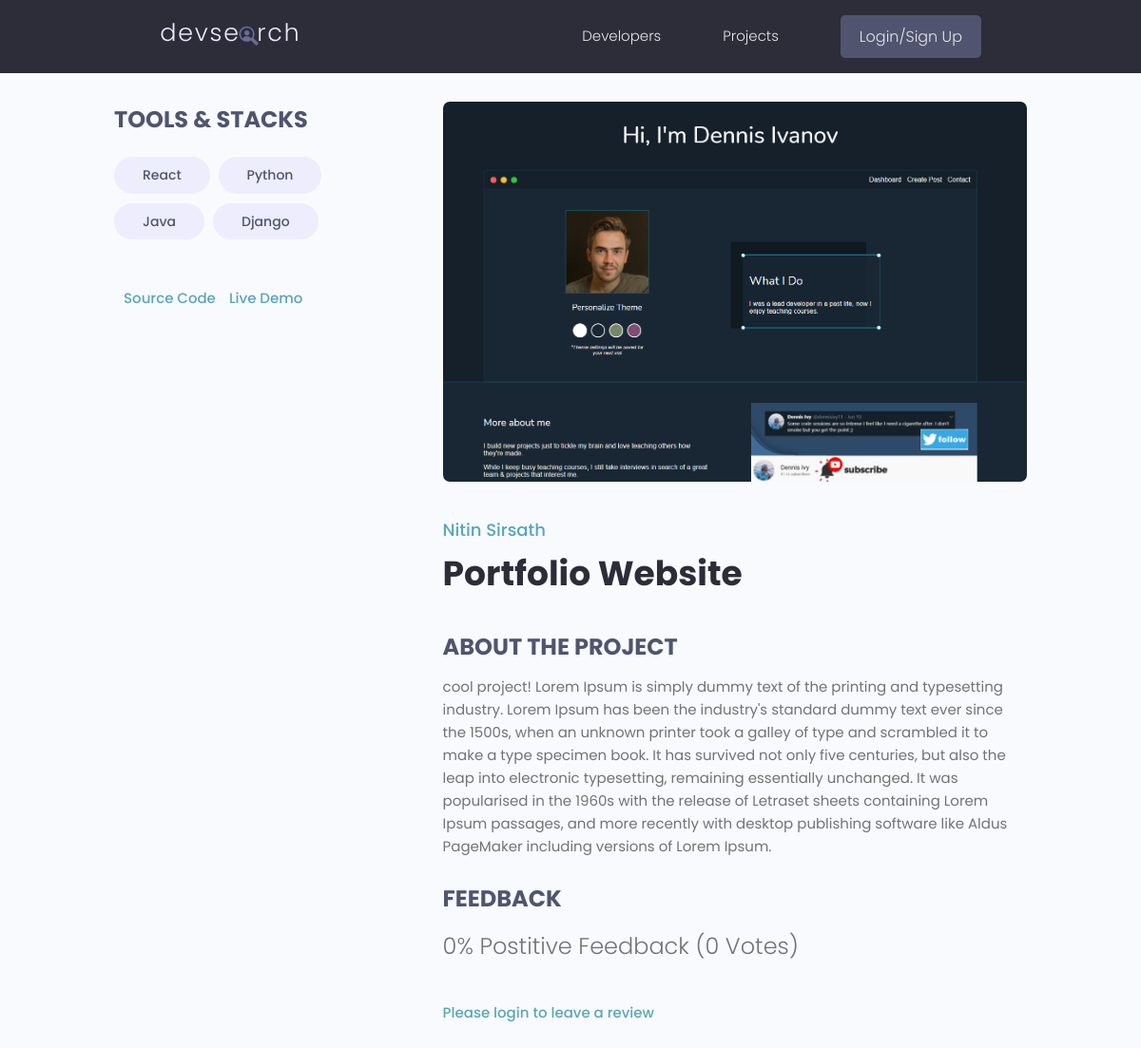
The page /projects/single-project/c6b682d4-9e07-498a-80af-cfb41645313d/ on the database its author committed.
### projects/models.py (models this page shows, shortened)
class Tag(models.Model):
    name = models.CharField(max_length=200)
    created = models.DateTimeField(auto_now_add=True)
    id = models.UUIDField(default=uuid.uuid4, unique=True, primary_key=True, editable=False)
    def __str__(self):
        return self.name

class Project(models.Model):
    owner = models.ForeignKey(Profile, null=True, blank=True, on_delete=models.SET_NULL)
    title = models.CharField(max_length=200)
    description = models.TextField(null=True, blank=True)
    featured_image = models.ImageField(null=True, blank=True, default="default.jpg")
    demo_link = models.CharField(max_length=2000, null=True, blank=True)
    source_link = models.CharField(max_length=2000, null=True, blank=True)
    created = models.DateTimeField(auto_now_add=True)
    id = models.UUIDField(default=uuid.uuid4, unique=True, primary_key=True, editable=False)
    tags = models.ManyToManyField('Tag', blank=True)
    vote_total = models.IntegerField(default=0, null=True, blank=True)
    vote_ratio = models.IntegerField(default=0, null=True, blank=True)
    class Meta:
        ordering = ['created']
    @property
    def reviewers(self):        #so this function is getting a list of user id who reviewd this project
        queryset = self.review_set.all().values_list('owner__id', flat=True)
        return queryset

### users/models.py (models this page shows, shortened)
class Profile(models.Model):
    user = models.OneToOneField(User, on_delete=models.CASCADE, null=True, blank=True)
    name = models.CharField(max_length=200, null=True, blank=True)
    email = models.EmailField(max_length=500, null=True, blank=True)
    username = models.CharField(max_length=200, null=True, blank=True)
    location = models.CharField(max_length=200, null=True, blank=True)
    short_intro = models.CharField(max_length=200, null=True, blank=True)
    bio = models.TextField(null=True, blank=True)
    profile_image = models.ImageField(null=True, blank=True, upload_to='profiles/', default='profiles/user-default.png')
    social_github = models.CharField(max_length=200, null=True, blank=True)
    social_twitter = models.CharField(max_length=200, null=True, blank=True)
    social_linkedin = models.CharField(max_length=200, null=True, blank=True)
    social_youtube = models.CharField(max_length=200, null=True, blank=True)
    social_website = models.CharField(max_length=200, null=True, blank=True)
    created = models.DateTimeField(auto_now_add=True)
    id = models.UUIDField(default=uuid.uuid4, unique=True, primary_key=True, editable=False)
    class Meta:
        ordering = ['-created']

### projects/views.py (the view, shortened to what this page needs)
# urls.py: path("single-project/<str:pk>/", singleProject, name='single-project'),
def singleProject(request, pk):
    project = Project.objects.get(id=pk)
    reviews = project.review_set.all()
    form = ReviewForm()
    context = {'projects':project, 'reviews':reviews, 'form':form}
    return render(request, "projects/single-project.html", context)

### projects/templates/projects/single-project.html (shortened to what this page needs)
{% extends 'main.html' %}
{% block content %}
<main class="singleProject my-md">
    <div class="container">
      <div class="layout">
        <div class="column column--1of3">
          <h3 class="singleProject__subtitle">Tools & Stacks</h3>
            <div class="singleProject__toolStack">
                {% for tag in projects.tags.all %}
                    <span class="tag tag--pill tag--sub tag--lg">
                    <small>{{tag}}</small>
                    </span>
                {% endfor %}
            </div>
            {% if projects.source_link %}
                <a class="singleProject__liveLink" href="{{projects.source_link}}" target="_blank">
                  Source Code
                </a>
            {% endif %}
            {% if projects.demo_link %}
                <a class="singleProject__liveLink" href="{{projects.demo_link}}" target="_blank">
                  Live Demo
                </a>
            {% endif %}
        </div>
        <div class="column column--2of3">
            <img class="singleProject__preview" src="{{projects.featured_image.url}}" alt="portfolio thumbnail" />
            <a href="{% url 'user-profile' projects.owner.id %}" class="singleProject__developer">{{projects.owner.name}}</a>
            <h2 class="singleProject__title">{{projects.title}}</h2>
            <h3 class="singleProject__subtitle">About the Project</h3>
            <div class="singleProject__info">
                {{projects.description}}
            </div>
            <br>
          <div >
            <h3 class="singleProject__subtitle">Feedback</h3>
            <h5 class="project--rating">
              {{projects.vote_ratio}}% Postitive Feedback ({{projects.vote_total}} Vote{{projects.vote_total|pluralize:"s"}})
            </h5>
            {% if request.user.profile.id in projects.reviewers %}
            <p>You have already submitted your review for this project</p>
            {% elif request.user.profile == projects.owner %}
            <p>You cannot review your own work</p>
            {% else %}
            <a href="{% url 'login' %}?next={{request.path}}">Please login to leave a review</a>
            {% endif %}
          </div>
        </div>
      </div>
    </div>
  </main>
{% endblock content %}

### static/styles/app.css (style rules this page uses)
:root { --color-sub: #2d2d39; }
img { width: 100%; }
.singleProject .column--1of3 { order: 2; }
@media screen and (min-width: 1081px) { .singleProject .column--1of3 { order: 1; } }
@media screen and (min-width: 1081px) { .singleProject .column--2of3 { order: 2; } }
.singleProject__toolStack { margin-top: 2rem; margin-bottom: 4rem; }
.singleProject__liveLink { font-weight: 500; transition: all 0.3s ease-in-out; border-bottom: 2px solid transparent; }
.singleProject__preview { height: 50vh; object-fit: cover; object-position: top center; margin-bottom: 3rem; border-radius: 0.7rem; }
.singleProject__developer { font-size: 1.8rem; font-weight: 500; }
.singleProject__title { font-size: 3.6rem; font-weight: 700; color: var(--color-sub); margin-bottom: 3rem; }
.project--rating { margin-bottom: 1.6em; margin-top: .5em; }
.singleProject__subtitle { text-transform: uppercase; font-size: 2.4rem; font-weight: 700; color: var(--color-sub-light); margin-bottom: 1rem; }

### static/uikit/styles/modules/_variables.css (style rules this page uses)
:root { --color-main: #5aa5b9; --color-main-light: #e6faff; --color-sub: #3f4156; --color-sub-light: #51546e; --color-sub-lighter: #ededfd; --color-text: #737373; --color-gray: #8b8b8b; --color-light: #e5e7eb; --color-light-gray: #767676; --color-bg: #f8fafd; --color-white: #fffefd; --color-white-light: #f3f3f3; --color-success: #359e64; --color-success-bg: #def8e8; --color-error: #fc4b0b; --color-error-bg: #fff2ee; --font-base: 'Poppins', arial, helvetica, 'Segoe UI', roboto, ubuntu, sans-serif; --font-monospace: 'Fira Code', 'Courier New', courier, monospace; --font-regular: 300; --font-medium: 500; --font-bold: 700; --generic-shadow: 1px 1px 5px #00000010; --generic-transition: all 0.3s ease-in-out; }

### static/uikit/styles/modules/_base.css (style rules this page uses)
* { margin: 0; padding: 0; box-sizing: border-box; text-rendering: optimizeLegibility; color: inherit; font-size: inherit; }
html { font-size: 50%; }
@media only screen and (min-width: 480px) { html { font-size: 56.25%; } }
@media only screen and (min-width: 1200px) { html { font-size: 62.5%; } }
body { line-height: 1.6; font-weight: 400; font-size: 1.5rem; color: var(--color-text); background-color: var(--color-bg); min-height: 100vh; }

### static/uikit/styles/modules/_typography.css (style rules this page uses)
* { font-family: var(--font-base); }
h2 { font-size: 3.6rem; font-weight: var(--font-bold); }
h3 { font-size: 3.2rem; font-weight: var(--font-medium); }
h5 { font-size: 2.4rem; font-weight: var(--font-medium); }
h5, h6 { font-weight: var(--font-regular); }
p, span, strong { font-size: 1.6rem; color: var(--color-text); font-weight: var(--font-regular); }
a { padding-bottom: 2px; text-decoration: none; display: inline-block; color: var(--color-main); font-weight: var(--font-medium); }

### static/uikit/styles/modules/_utilities.css (style rules this page uses)
.container { width: 92%; max-width: 165rem; margin: 0 auto; box-sizing: border-box; }
@media screen and (min-width: 1000px) { .container { width: 90%; } }
@media screen and (min-width: 1200px) { .container { width: 80%; } }
.my-md { margin: 3rem auto; }

### static/uikit/styles/modules/_tag.css (style rules this page uses)
.tag { display: inline-flex; align-items: center; background-color: var(--color-sub); height: -webkit-fit-content; height: -moz-fit-content; height: fit-content; width: -webkit-fit-content; width: -moz-fit-content; width: fit-content; border-radius: 0.5rem; padding: 0.5rem 1.5rem; font-size: 1.2rem; cursor: pointer; }
.tag:not(:last-child) { margin-right: 0.25rem; margin-bottom: 0.75rem; }
.tag > small { color: var(--color-white); }
.tag--pill { border-radius: 5rem; }
.tag--sub, .tag--sub > small { background: var(--color-sub-lighter); color: var(--color-sub-light); font-weight: 500; }
.tag--lg { padding: 0.8rem 3rem; font-size: 1.4rem; }
.tag--lg:not(:last-child) { margin-right: 0.5rem; margin-bottom: 1rem; }

### static/uikit/styles/modules/_layout.css (style rules this page uses)
.layout { display: flex; flex-flow: row wrap; justify-content: space-between; }
.layout > .column { margin-bottom: 3rem; }
.layout > .column.column--1of3 { flex-basis: 30%; }
.layout > .column.column--2of3 { flex-basis: 64%; }

### rows shown on the page
Tag: name "React"
Tag: name "Python"
Tag: name "Java"
Tag: name "Django"
Project: featured_image (picture), owner.name "Nitin Sirsath", title "Portfolio Website", description "cool project! Lorem Ipsum is simply dummy text of the printing and typesetting industry. Lorem Ipsum has been the industry's standard dummy text ever since the 1500s, when an unknown printer took a galley of type and scrambled it to make a type specimen book. It has survived not only five centuries, but also the leap into electronic typesetting, remaining essentially unchanged. It was popularised in the 1960s with the release of Letraset sheets containing Lorem Ipsum passages, and more recently with desktop publishing software like Aldus PageMaker including versions of Lorem Ipsum.", vote_ratio "0", vote_total "0"
